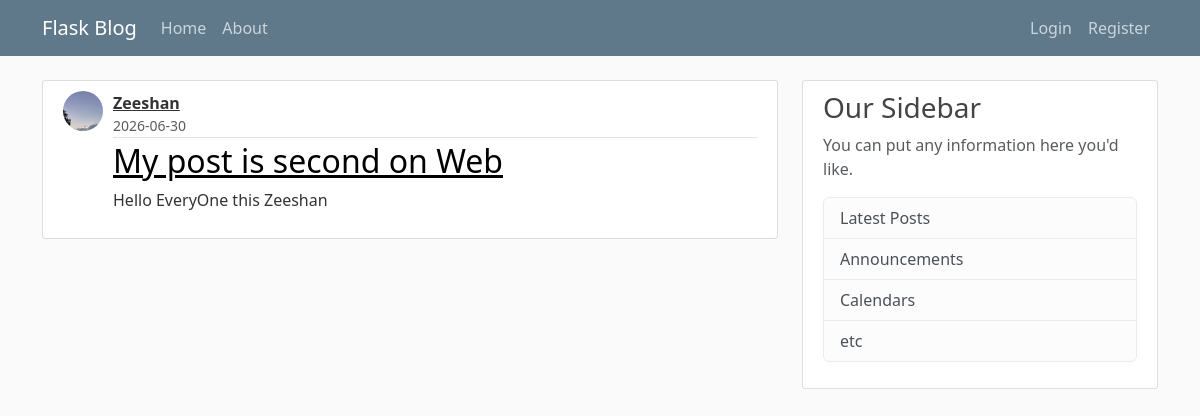
The page /post/2 on the database as committed earlier.
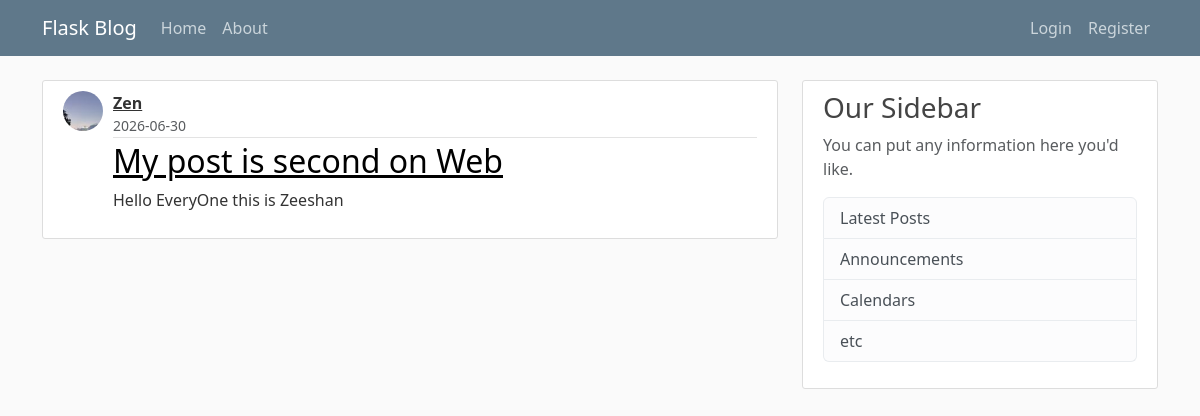
The same page on the database as committed later.
### app/models.py (models this page shows, shortened)
class User(db.Model, UserMixin):
    id = db.Column(db.Integer, primary_key = True)
    username = db.Column(db.String(20), unique = True, nullable = False)
    email = db.Column(db.String(120), unique = True, nullable = False)
    image_file = db.Column(db.String(20), nullable = False, default = 'default.jpg')
    password = db.Column(db.String(60), nullable = False)
    posts = db.relationship('Post', backref = 'author', lazy = True)

class Post(db.Model):
    id = db.Column(db.Integer, primary_key = True)
    title = db.Column(db.String(100), nullable = False)
    date_posted = db.Column(db.DateTime, nullable = False, default = datetime.utcnow )
    content = db.Column(db.Text, nullable = False)
    user_id = db.Column(db.Integer, db.ForeignKey('user.id'), nullable=False)

### app/routes.py (the view)
@app.route("/post/<int:post_id>")
def post(post_id):
     post = Post.query.get_or_404(post_id)
     return render_template('post.html', title = post.title, post = post)

### app/templates/post.html (shortened to what this page needs)
{% extends "layout.html"%}
{% block content %}
<article class="media content-section">
    <img class="rounded-circle post-avatar"
        src="{{ url_for('static', filename='profile_pics/' + post.author.image_file) }}">
    <div class="media-body">
        <div class="article-metadata">
            <div class="author-block">
                <a class="author-name" href="#">{{ post.author.username }}</a>
                <small class="text-muted d-block">
                    {{ post.date_posted.strftime('%Y-%m-%d') }}
                </small>
            </div>
        </div>
        <h2 class="article-title"> <a href="{{ url_for('post', post_id = post.id)}}">{{ post.title }}</a></h2>
        <p class="article-content">{{ post.content }}</p>
    </div>
</article>
{% endblock content %}

### app/templates/layout.html (shortened to what this page needs)
<!DOCTYPE html>
<html>
<head>
    <link rel="stylesheet" href="https://cdn.jsdelivr.net/npm/bootstrap@5.3.8/dist/css/bootstrap.min.css"
>
    <link rel="stylesheet" type="text/css" href="{{ url_for('static',  filename = 'main.css') }}">
</head>
<body>
    <header class="site-header">
        <nav class="navbar navbar-expand-md navbar-dark bg-steel fixed-top">
            <div class="container">
                <a class="navbar-brand me  -4" href="/">Flask Blog</a>
                <div class="collapse navbar-collapse" id="navbarToggle">
                    <ul class="navbar-nav me-auto">
                        <li class="nav-item">
                            <a class="nav-link" href="{{ url_for('home') }}">Home</a>
                        </li>
                        <li class="nav-item">
                            <a class="nav-link" href="{{ url_for('about') }}">About</a>
                        </li>
                    </ul>
                    <ul class="navbar-nav ms-auto">
                        {% if current_user.is_authenticated %}
                        <li class="nav-item">
                            <a class="nav-link" href="{{ url_for('new_post') }}">New Post</a>
                        </li>
                        <li class="nav-item">
                            <a class="nav-link" href="{{ url_for('account') }}">Account</a>
                        </li>
                        <li class="nav-item">
                            <a class="nav-link" href="{{ url_for('logout') }}">Logout</a>
                        </li>
                        {% else %}
                        <li class="nav-item">
                            <a class="nav-link" href="{{ url_for('login') }}">Login</a>
                        </li>
                        <li class="nav-item">
                            <a class="nav-link" href="{{ url_for('register') }}">Register</a>
                        </li>
                        {% endif %}
                    </ul>
                </div>
            </div>
        </nav>
    </header>
    <main role="main" class="container">
        <div class="row">
            <div class="col-md-8">
                {% block content %}{% endblock %}
            </div>
            <div class="col-md-4">
                <div class="content-section">
                    <h3>Our Sidebar</h3>
                    <p class='text-muted'>You can put any information here you'd like.
                    <ul class="list-group">
                        <li class="list-group-item list-group-item-light">Latest Posts</li>
                        <li class="list-group-item list-group-item-light">Announcements</li>
                        <li class="list-group-item list-group-item-light">Calendars</li>
                        <li class="list-group-item list-group-item-light">etc</li>
                    </ul>
                    </p>
                </div>
            </div>
        </div>
    </main>
</body>
</html>

### app/Static/main.css (style rules this page uses)
body { background: #fafafa; color: #333333; margin-top: 5rem; }
h1, h2, h3, h4, h5, h6 { color: #444444; }
.bg-steel { background-color: #5f788a; }
.site-header .navbar-nav .nav-link { color: #cbd5db; }
.content-section { background: #ffffff; padding: 10px 20px; border: 1px solid #dddddd; border-radius: 3px; margin-bottom: 20px; }
.article-title a { color: black; }
.article-content { white-space: pre-line; }
.article-metadata { padding-bottom: 1px; margin-bottom: 4px; border-bottom: 1px solid #e3e3e3 }
.post-avatar { width: 40px; height: 40px; border-radius: 50%; object-fit: cover; margin-right: 10px; }
.article-metadata { padding-bottom: 1px; margin-bottom: 4px; border-bottom: 1px solid #e3e3e3; }
.author-block { display: flex; flex-direction: column; }
.author-name { font-weight: bold; color: #333; }
.media { display: flex; align-items: flex-start; }
.media-body { flex: 1; }

Rows that differ between the two databases and show on the page:
changed User: author.username "Zeeshan" → "Zen"
changed Post "My post is second on Web": content "Hello EveryOne this Zeeshan" → "Hello EveryOne this is Zeeshan"
